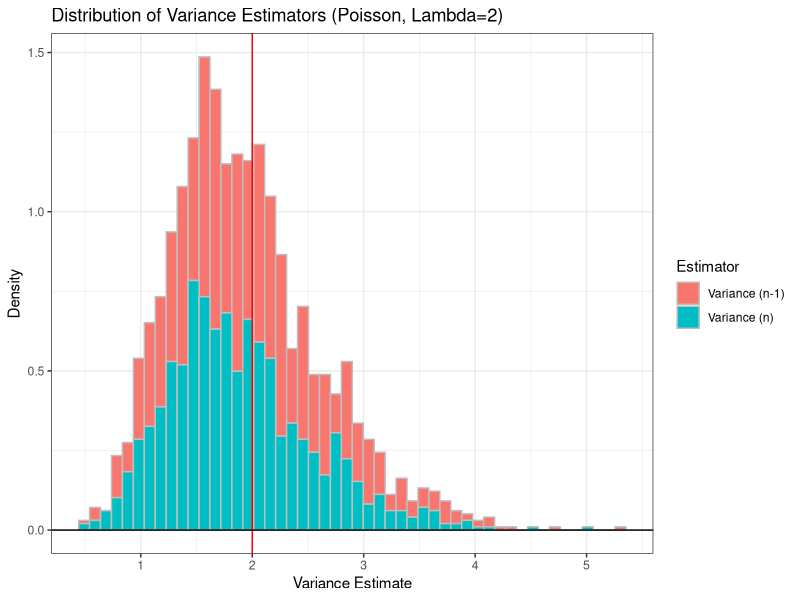
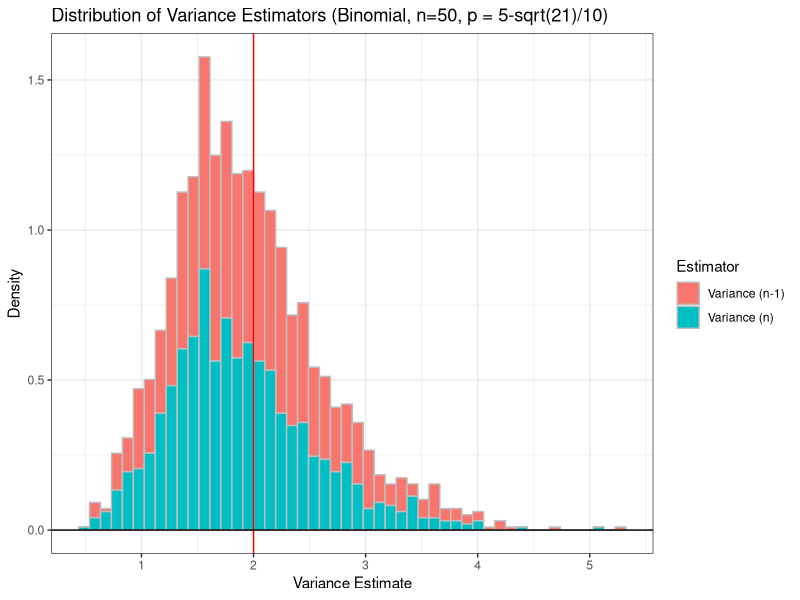

R code for these plots, in order:
## ---- chunk 1
#| echo: false

default_chunk_hook  <- knitr::knit_hooks$get("chunk")

latex_font_size <- c("Huge", "huge", "LARGE", "Large", 
                     "large", "normalsize", "small", 
                     "footnotesize", "scriptsize", "tiny")

knitr::knit_hooks$set(chunk = function(x, options) {
  x <- default_chunk_hook(x, options)
  if(options$size %in% latex_font_size) {
    paste0("\n \\", options$size, "\n\n", 
      x, 
      "\n\n \\normalsize"
    )
  } else {
    x
  }
})
## ---- chunk 2
#| label: load-packages
#| include: false
library(tidyverse)
library(patchwork)
library(knitr)
## ---- chunk 3
set.seed(7272)

var.n1 = NA #initialized vector for S_{n-1}^2
var.n = NA #initialized vector for S_{n}^2
n = 20
var.true = 2

for(i in 1:1000){
  x = rpois(n = n, lambda = 2)
  mean.val = sum(x) / n
  sqr.dev = (x-mean.val)^2
  
  var.n1[i] = sum(sqr.dev) / (n-1)
  var.n[i] = sum(sqr.dev) / n
}

# Compare estimators
bias.n1 = mean(var.n1 - var.true)
bias.n = mean(var.n - var.true)

precision.n1 = 1/var(var.n1)
precision.n = 1/var(var.n)

mse.n1 = bias.n1^2 + var(var.n1)
mse.n = bias.n^2 + var(var.n)

# Create numerical table
poisson.comparison = tibble(
  Estimator = c("Variance (n-1)", "Variance (n)"),
  Bias = c(bias.n1, bias.n),
  Precision = c(precision.n1,precision.n),
  MSE = c(mse.n1, mse.n)
)

poisson.comparison |>
  knitr::kable(digits = 2)

# Create Plots
ggdat = tibble(
  value = c(var.n1, var.n),
  estimator = rep(c("Variance (n-1)", "Variance (n)"), each = 1000)
)

ggdat |> ggplot() +
  geom_histogram(aes(x = value,
                     y = after_stat(density), 
                     fill = estimator), 
                     bins = 50, 
                     color = "gray") +
  geom_vline(xintercept = var.true, col = "red") +
  geom_hline(yintercept = 0) +
  theme_bw() +
  labs(x = "Variance Estimate", 
       y = "Density",
       fill = "Estimator") +
  ggtitle("Distribution of Variance Estimators (Poisson, Lambda=2)")
## ---- chunk 4
set.seed(7272)

var.n1 = NA #initialized vector for S_{n-1}^2
var.n = NA #initialized vector for S_{n}^2
n = 20
var.true = 2

for(i in 1:1000){
  x = rbinom(n,50,(5-sqrt(21))/10)
  mean.val = sum(x) / n
  sqr.dev = (x-mean.val)^2
  
  var.n1[i] = sum(sqr.dev) / (n-1)
  var.n[i] = sum(sqr.dev) / n
}

# Compare estimators
bias.n1 = mean(var.n1 - var.true)
bias.n = mean(var.n - var.true)

precision.n1 = 1/var(var.n1)
precision.n = 1/var(var.n)

mse.n1 = bias.n1^2 + var(var.n1)
mse.n = bias.n^2 + var(var.n)

# Create numerical table
binom.comparison = tibble(
  Estimator = c("Variance (n-1)", "Variance (n)"),
  Bias = c(bias.n1, bias.n),
  Precision = c(precision.n1,precision.n),
  MSE = c(mse.n1, mse.n)
)

binom.comparison |>
  knitr::kable(digits = 2)

# Create Plots
ggdat = tibble(
  value = c(var.n1, var.n),
  estimator = rep(c("Variance (n-1)", "Variance (n)"), each = 1000)
)

ggdat |> ggplot() +
  geom_histogram(aes(x = value,
                     y = after_stat(density), 
                     fill = estimator), 
                     bins = 50, 
                     color = "gray") +
  geom_vline(xintercept = var.true, col = "red") +
  geom_hline(yintercept = 0) +
  theme_bw() +
  labs(x = "Variance Estimate", 
       y = "Density",
       fill = "Estimator") +
  ggtitle("Distribution of Variance Estimators (Binomial, n=50, p = 5-sqrt(21)/10)")
